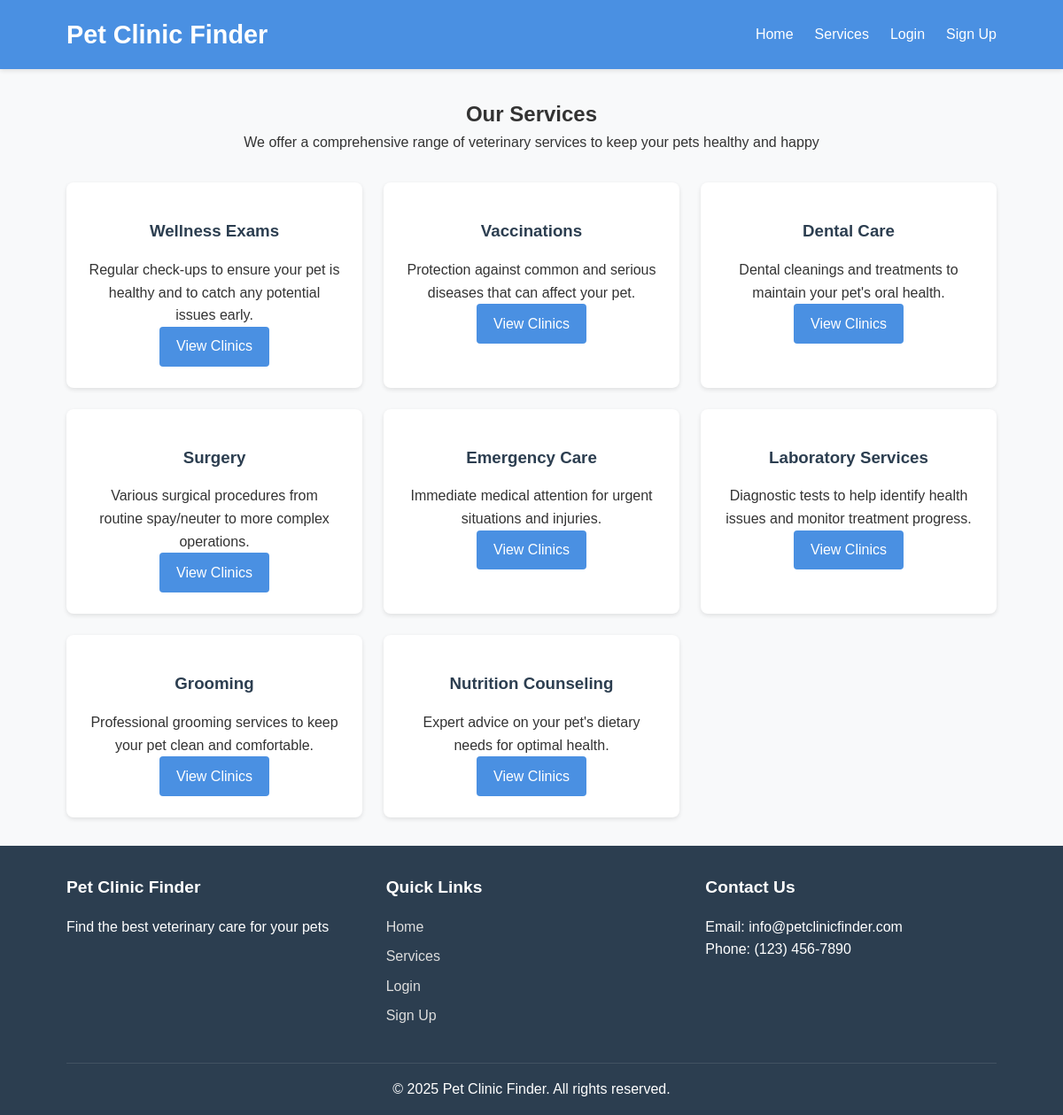
Page /services/ on the committed database.
### clinic/models.py (models this page shows, shortened)
class Service(models.Model):
    name = models.CharField(max_length=100)
    description = models.TextField()
    icon = models.CharField(max_length=50, blank=True, help_text="Icon name for the service")

### clinic/views.py (the view)
# urls.py: path('services/', views.services_list, name='services_list'),
def services_list(request):
    services = Service.objects.all()
    return render(request, 'clinic/services_list.html', {'services': services})

### clinic/templates/clinic/services_list.html (shortened to what this page needs)
{% extends 'clinic/base.html' %}
{% block content %}
<section class="services-header">
    <h1>Our Services</h1>
    <p>We offer a comprehensive range of veterinary services to keep your pets healthy and happy</p>
</section>
<section class="services-list">
    <div class="services-grid">
        {% for service in services %}
            <div class="service-card">
                <h3>{{ service.name }}</h3>
                <p>{{ service.description|truncatewords:25 }}</p>
                <a href="{% url 'service_detail' service.id %}" class="btn">View Clinics</a>
            </div>
        {% empty %}
            <p>No services available at the moment.</p>
        {% endfor %}
    </div>
</section>
{% endblock %}

### clinic/templates/clinic/base.html (shortened to what this page needs)
{% load static %}
<!DOCTYPE html>
<html lang="en">
<head>
    <link rel="stylesheet" href="{% static 'css/style.css' %}">
</head>
<body>
    <header>
        <div class="container">
            <div class="logo">
                <h1>Pet Clinic Finder</h1>
            </div>
            <nav>
                <ul>
                    <li><a href="{% url 'home' %}">Home</a></li>
                    <li><a href="{% url 'services_list' %}">Services</a></li>
                    {% if user.is_authenticated %}
                        <li><a href="{% url 'pet_list' %}">My Pets</a></li>
                        <li><a href="{% url 'appointment_list' %}">My Appointments</a></li>
                        <li><a href="{% url 'logout' %}">Logout</a></li>
                    {% else %}
                        <li><a href="{% url 'login' %}">Login</a></li>
                        <li><a href="{% url 'signup' %}">Sign Up</a></li>
                    {% endif %}
                </ul>
            </nav>
        </div>
    </header>
    <main>
        <div class="container">
            {% block content %}{% endblock %}
        </div>
    </main>
    <footer>
        <div class="container">
            <div class="footer-content">
                <div class="footer-section">
                    <h3>Pet Clinic Finder</h3>
                    <p>Find the best veterinary care for your pets</p>
                </div>
                <div class="footer-section">
                    <h3>Quick Links</h3>
                    <ul>
                        <li><a href="{% url 'home' %}">Home</a></li>
                        <li><a href="{% url 'services_list' %}">Services</a></li>
                        {% if user.is_authenticated %}
                            <li><a href="{% url 'pet_list' %}">My Pets</a></li>
                            <li><a href="{% url 'appointment_list' %}">My Appointments</a></li>
                        {% else %}
                            <li><a href="{% url 'login' %}">Login</a></li>
                            <li><a href="{% url 'signup' %}">Sign Up</a></li>
                        {% endif %}
                    </ul>
                </div>
                <div class="footer-section">
                    <h3>Contact Us</h3>
                    <p>Email: info@petclinicfinder.com</p>
                    <p>Phone: (123) 456-7890</p>
                </div>
            </div>
            <div class="footer-bottom">
                <p>&copy; 2025 Pet Clinic Finder. All rights reserved.</p>
            </div>
        </div>
    </footer>
</body>
</html>

### clinic/static/css/style.css (style rules this page uses)
* { margin: 0; padding: 0; box-sizing: border-box; }
body { font-family: 'Arial', sans-serif; line-height: 1.6; color: #333; background-color: #f8f9fa; }
.container { width: 90%; max-width: 1200px; margin: 0 auto; padding: 0 15px; }
header { background-color: #4a90e2; color: white; padding: 1rem 0; box-shadow: 0 2px 5px rgba(0, 0, 0, 0.1); }
header .container { display: flex; justify-content: space-between; align-items: center; }
.logo h1 { font-size: 1.8rem; font-weight: bold; }
nav ul { display: flex; list-style: none; }
nav ul li { margin-left: 1.5rem; }
nav ul li a { color: white; text-decoration: none; font-weight: 500; transition: color 0.3s; }
main { padding: 2rem 0; min-height: calc(100vh - 300px); }
.btn { display: inline-block; padding: 0.6rem 1.2rem; background-color: #4a90e2; color: white; text-decoration: none; border-radius: 4px; font-weight: 500; transition: background-color 0.3s; border: none; cursor: pointer; }
.clinic-grid, .pet-grid, .appointment-grid, .services-grid { display: grid; grid-template-columns: repeat(auto-fill, minmax(300px, 1fr)); gap: 1.5rem; margin-top: 1.5rem; }
.clinic-card, .pet-card, .appointment-card, .status-card, .service-card, .review-card { background-color: white; border-radius: 8px; box-shadow: 0 2px 5px rgba(0, 0, 0, 0.1); padding: 1.5rem; transition: transform 0.3s, box-shadow 0.3s; }
.clinic-card h3, .pet-card h3, .appointment-card h3, .service-card h3 { margin-bottom: 1rem; color: #2c3e50; }
.services-header { text-align: center; margin-bottom: 2rem; }
.service-card { text-align: center; }
footer { background-color: #2c3e50; color: white; padding: 2rem 0 1rem; }
.footer-content { display: grid; grid-template-columns: repeat(auto-fit, minmax(200px, 1fr)); gap: 2rem; margin-bottom: 2rem; }
.footer-section h3 { margin-bottom: 1rem; font-size: 1.2rem; }
.footer-section ul { list-style: none; }
.footer-section ul li { margin-bottom: 0.5rem; }
.footer-section ul li a { color: #ddd; text-decoration: none; }
.footer-bottom { text-align: center; padding-top: 1rem; border-top: 1px solid rgba(255, 255, 255, 0.1); }

### rows in the picture
Service: name "Wellness Exams", description "Regular check-ups to ensure your pet is healthy and to catch any potential issues early."
Service: name "Vaccinations", description "Protection against common and serious diseases that can affect your pet."
Service: name "Dental Care", description "Dental cleanings and treatments to maintain your pet's oral health."
Service: name "Surgery", description "Various surgical procedures from routine spay/neuter to more complex operations."
Service: name "Emergency Care", description "Immediate medical attention for urgent situations and injuries."
Service: name "Laboratory Services", description "Diagnostic tests to help identify health issues and monitor treatment progress."
Service: name "Grooming", description "Professional grooming services to keep your pet clean and comfortable."
Service: name "Nutrition Counseling", description "Expert advice on your pet's dietary needs for optimal health."
